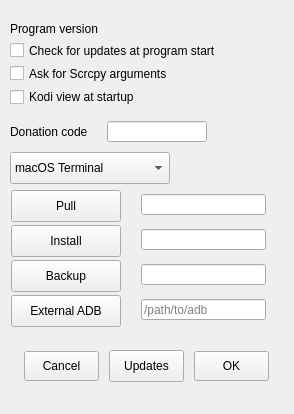
<?xml version="1.0" encoding="UTF-8"?>
<ui version="4.0">
 <class>adbprefDialog</class>
 <widget class="QDialog" name="adbprefDialog">
  <property name="geometry">
   <rect>
    <x>0</x>
    <y>0</y>
    <width>294</width>
    <height>414</height>
   </rect>
  </property>
  <property name="windowTitle">
   <string>Preferences</string>
  </property>
  <widget class="QLabel" name="versionLabel_4">
   <property name="geometry">
    <rect>
     <x>55</x>
     <y>747</y>
     <width>60</width>
     <height>16</height>
    </rect>
   </property>
   <property name="minimumSize">
    <size>
     <width>60</width>
     <height>16</height>
    </size>
   </property>
   <property name="maximumSize">
    <size>
     <width>60</width>
     <height>16</height>
    </size>
   </property>
   <property name="text">
    <string>Windows</string>
   </property>
  </widget>
  <widget class="QComboBox" name="winTerm">
   <property name="enabled">
    <bool>true</bool>
   </property>
   <property name="geometry">
    <rect>
     <x>120</x>
     <y>740</y>
     <width>160</width>
     <height>32</height>
    </rect>
   </property>
   <property name="minimumSize">
    <size>
     <width>160</width>
     <height>32</height>
    </size>
   </property>
   <property name="maximumSize">
    <size>
     <width>160</width>
     <height>32</height>
    </size>
   </property>
   <item>
    <property name="text">
     <string>CMD Prompt</string>
    </property>
   </item>
   <item>
    <property name="text">
     <string>Windows Terminal</string>
    </property>
   </item>
  </widget>
  <widget class="QComboBox" name="linTerm">
   <property name="geometry">
    <rect>
     <x>350</x>
     <y>70</y>
     <width>160</width>
     <height>32</height>
    </rect>
   </property>
   <property name="minimumSize">
    <size>
     <width>160</width>
     <height>32</height>
    </size>
   </property>
   <property name="maximumSize">
    <size>
     <width>160</width>
     <height>32</height>
    </size>
   </property>
   <item>
    <property name="text">
     <string>Gnome Terminal</string>
    </property>
   </item>
   <item>
    <property name="text">
     <string>XFCE4 Terminal</string>
    </property>
   </item>
   <item>
    <property name="text">
     <string>KDE Konsole</string>
    </property>
   </item>
  </widget>
  <widget class="QWidget" name="playoutWidget">
   <property name="geometry">
    <rect>
     <x>10</x>
     <y>120</y>
     <width>197</width>
     <height>23</height>
    </rect>
   </property>
   <layout class="QHBoxLayout" name="horizontalLayout">
    <item>
     <widget class="QLabel" name="label">
      <property name="text">
       <string>Donation code</string>
      </property>
     </widget>
    </item>
    <item>
     <widget class="QLineEdit" name="donation">
      <property name="minimumSize">
       <size>
        <width>100</width>
        <height>21</height>
       </size>
      </property>
      <property name="maximumSize">
       <size>
        <width>100</width>
        <height>21</height>
       </size>
      </property>
      <property name="toolTip">
       <string>Turn off donation graphics</string>
      </property>
      <property name="placeholderText">
       <string/>
      </property>
     </widget>
    </item>
   </layout>
  </widget>
  <widget class="QWidget" name="p2layoutWidget">
   <property name="geometry">
    <rect>
     <x>10</x>
     <y>22</y>
     <width>235</width>
     <height>84</height>
    </rect>
   </property>
   <layout class="QVBoxLayout" name="verticalLayout">
    <item>
     <widget class="QLabel" name="versionLabel">
      <property name="text">
       <string>Program version</string>
      </property>
     </widget>
    </item>
    <item>
     <widget class="QCheckBox" name="versioncheck">
      <property name="text">
       <string>Check for updates at program start</string>
      </property>
     </widget>
    </item>
    <item>
     <widget class="QCheckBox" name="scrcpyargs">
      <property name="text">
       <string>Ask for Scrcpy arguments</string>
      </property>
     </widget>
    </item>
    <item>
     <widget class="QCheckBox" name="startview">
      <property name="text">
       <string>Kodi view at startup</string>
      </property>
     </widget>
    </item>
   </layout>
  </widget>
  <widget class="QComboBox" name="macTerm">
   <property name="geometry">
    <rect>
     <x>10</x>
     <y>152</y>
     <width>160</width>
     <height>32</height>
    </rect>
   </property>
   <property name="minimumSize">
    <size>
     <width>160</width>
     <height>32</height>
    </size>
   </property>
   <property name="maximumSize">
    <size>
     <width>160</width>
     <height>32</height>
    </size>
   </property>
   <item>
    <property name="text">
     <string>macOS Terminal</string>
    </property>
   </item>
   <item>
    <property name="text">
     <string>iTerm2 Terminal</string>
    </property>
   </item>
  </widget>
  <widget class="QWidget" name="p3layoutWidget">
   <property name="geometry">
    <rect>
     <x>20</x>
     <y>350</y>
     <width>255</width>
     <height>32</height>
    </rect>
   </property>
   <layout class="QHBoxLayout" name="horizontalLayout_2">
    <item>
     <widget class="QPushButton" name="cancelButton">
      <property name="minimumSize">
       <size>
        <width>75</width>
        <height>30</height>
       </size>
      </property>
      <property name="maximumSize">
       <size>
        <width>75</width>
        <height>30</height>
       </size>
      </property>
      <property name="text">
       <string>Cancel</string>
      </property>
      <property name="autoDefault">
       <bool>false</bool>
      </property>
     </widget>
    </item>
    <item>
     <widget class="QPushButton" name="checkButton">
      <property name="minimumSize">
       <size>
        <width>75</width>
        <height>32</height>
       </size>
      </property>
      <property name="maximumSize">
       <size>
        <width>75</width>
        <height>32</height>
       </size>
      </property>
      <property name="text">
       <string>Updates</string>
      </property>
      <property name="autoDefault">
       <bool>false</bool>
      </property>
     </widget>
    </item>
    <item>
     <widget class="QPushButton" name="okButton">
      <property name="minimumSize">
       <size>
        <width>75</width>
        <height>30</height>
       </size>
      </property>
      <property name="maximumSize">
       <size>
        <width>75</width>
        <height>30</height>
       </size>
      </property>
      <property name="text">
       <string>OK</string>
      </property>
      <property name="autoDefault">
       <bool>false</bool>
      </property>
     </widget>
    </item>
   </layout>
  </widget>
  <widget class="QPushButton" name="installButton">
   <property name="geometry">
    <rect>
     <x>11</x>
     <y>225</y>
     <width>110</width>
     <height>32</height>
    </rect>
   </property>
   <property name="minimumSize">
    <size>
     <width>110</width>
     <height>32</height>
    </size>
   </property>
   <property name="maximumSize">
    <size>
     <width>110</width>
     <height>32</height>
    </size>
   </property>
   <property name="toolTip">
    <string>&lt;html&gt;&lt;head/&gt;&lt;body&gt;&lt;p&gt;Default folder for APK files&lt;/p&gt;&lt;/body&gt;&lt;/html&gt;</string>
   </property>
   <property name="text">
    <string>Install</string>
   </property>
   <property name="autoDefault">
    <bool>false</bool>
   </property>
  </widget>
  <widget class="QLineEdit" name="dfilepath">
   <property name="geometry">
    <rect>
     <x>141</x>
     <y>194</y>
     <width>125</width>
     <height>21</height>
    </rect>
   </property>
   <property name="minimumSize">
    <size>
     <width>125</width>
     <height>21</height>
    </size>
   </property>
   <property name="maximumSize">
    <size>
     <width>125</width>
     <height>21</height>
    </size>
   </property>
   <property name="toolTip">
    <string>&lt;html&gt;&lt;head/&gt;&lt;body&gt;&lt;p&gt;Default location for pulled files. This can be overridden via the device record.&lt;/p&gt;&lt;/body&gt;&lt;/html&gt;</string>
   </property>
  </widget>
  <widget class="QPushButton" name="downloadButton">
   <property name="geometry">
    <rect>
     <x>11</x>
     <y>190</y>
     <width>110</width>
     <height>32</height>
    </rect>
   </property>
   <property name="minimumSize">
    <size>
     <width>110</width>
     <height>32</height>
    </size>
   </property>
   <property name="maximumSize">
    <size>
     <width>110</width>
     <height>32</height>
    </size>
   </property>
   <property name="toolTip">
    <string>&lt;html&gt;&lt;head/&gt;&lt;body&gt;&lt;p&gt;Default folder for pulled files&lt;/p&gt;&lt;/body&gt;&lt;/html&gt;</string>
   </property>
   <property name="text">
    <string>Pull</string>
   </property>
   <property name="autoDefault">
    <bool>false</bool>
   </property>
  </widget>
  <widget class="QLineEdit" name="ifilepath">
   <property name="geometry">
    <rect>
     <x>141</x>
     <y>229</y>
     <width>125</width>
     <height>21</height>
    </rect>
   </property>
   <property name="minimumSize">
    <size>
     <width>125</width>
     <height>21</height>
    </size>
   </property>
   <property name="maximumSize">
    <size>
     <width>125</width>
     <height>21</height>
    </size>
   </property>
   <property name="toolTip">
    <string>&lt;html&gt;&lt;head/&gt;&lt;body&gt;&lt;p&gt;Default location for APK files&lt;/p&gt;&lt;/body&gt;&lt;/html&gt;</string>
   </property>
  </widget>
  <widget class="QPushButton" name="backupButton">
   <property name="geometry">
    <rect>
     <x>11</x>
     <y>260</y>
     <width>110</width>
     <height>32</height>
    </rect>
   </property>
   <property name="minimumSize">
    <size>
     <width>110</width>
     <height>32</height>
    </size>
   </property>
   <property name="maximumSize">
    <size>
     <width>110</width>
     <height>32</height>
    </size>
   </property>
   <property name="toolTip">
    <string>&lt;html&gt;&lt;head/&gt;&lt;body&gt;&lt;p&gt;Default folder for backup sets&lt;/p&gt;&lt;/body&gt;&lt;/html&gt;</string>
   </property>
   <property name="text">
    <string>Backup</string>
   </property>
   <property name="autoDefault">
    <bool>false</bool>
   </property>
  </widget>
  <widget class="QLineEdit" name="bfilepath">
   <property name="geometry">
    <rect>
     <x>141</x>
     <y>264</y>
     <width>125</width>
     <height>21</height>
    </rect>
   </property>
   <property name="minimumSize">
    <size>
     <width>125</width>
     <height>21</height>
    </size>
   </property>
   <property name="maximumSize">
    <size>
     <width>125</width>
     <height>21</height>
    </size>
   </property>
   <property name="toolTip">
    <string>&lt;html&gt;&lt;head/&gt;&lt;body&gt;&lt;p&gt;Default location for backups&lt;/p&gt;&lt;/body&gt;&lt;/html&gt;</string>
   </property>
  </widget>
  <widget class="QPushButton" name="adbButton">
   <property name="geometry">
    <rect>
     <x>11</x>
     <y>295</y>
     <width>110</width>
     <height>32</height>
    </rect>
   </property>
   <property name="minimumSize">
    <size>
     <width>110</width>
     <height>32</height>
    </size>
   </property>
   <property name="maximumSize">
    <size>
     <width>110</width>
     <height>32</height>
    </size>
   </property>
   <property name="toolTip">
    <string>&lt;html&gt;&lt;head/&gt;&lt;body&gt;&lt;p&gt;Custom ADB. Leave this field blank to use adblink's included adb&lt;/p&gt;&lt;/body&gt;&lt;/html&gt;</string>
   </property>
   <property name="text">
    <string>External ADB</string>
   </property>
   <property name="autoDefault">
    <bool>false</bool>
   </property>
  </widget>
  <widget class="QLineEdit" name="localadb">
   <property name="geometry">
    <rect>
     <x>141</x>
     <y>299</y>
     <width>125</width>
     <height>21</height>
    </rect>
   </property>
   <property name="minimumSize">
    <size>
     <width>125</width>
     <height>21</height>
    </size>
   </property>
   <property name="maximumSize">
    <size>
     <width>125</width>
     <height>21</height>
    </size>
   </property>
   <property name="toolTip">
    <string>&lt;html&gt;&lt;head/&gt;&lt;body&gt;&lt;p&gt;Custom ADB. Leave this field blank to use adblink's included adb&lt;/p&gt;&lt;/body&gt;&lt;/html&gt;</string>
   </property>
   <property name="text">
    <string/>
   </property>
   <property name="placeholderText">
    <string>/path/to/adb</string>
   </property>
  </widget>
 </widget>
 <resources/>
 <connections>
  <connection>
   <sender>cancelButton</sender>
   <signal>clicked()</signal>
   <receiver>adbprefDialog</receiver>
   <slot>reject()</slot>
   <hints>
    <hint type="sourcelabel">
     <x>90</x>
     <y>125</y>
    </hint>
    <hint type="destinationlabel">
     <x>147</x>
     <y>91</y>
    </hint>
   </hints>
  </connection>
  <connection>
   <sender>okButton</sender>
   <signal>clicked()</signal>
   <receiver>adbprefDialog</receiver>
   <slot>accept()</slot>
   <hints>
    <hint type="sourcelabel">
     <x>173</x>
     <y>125</y>
    </hint>
    <hint type="destinationlabel">
     <x>147</x>
     <y>91</y>
    </hint>
   </hints>
  </connection>
 </connections>
</ui>
